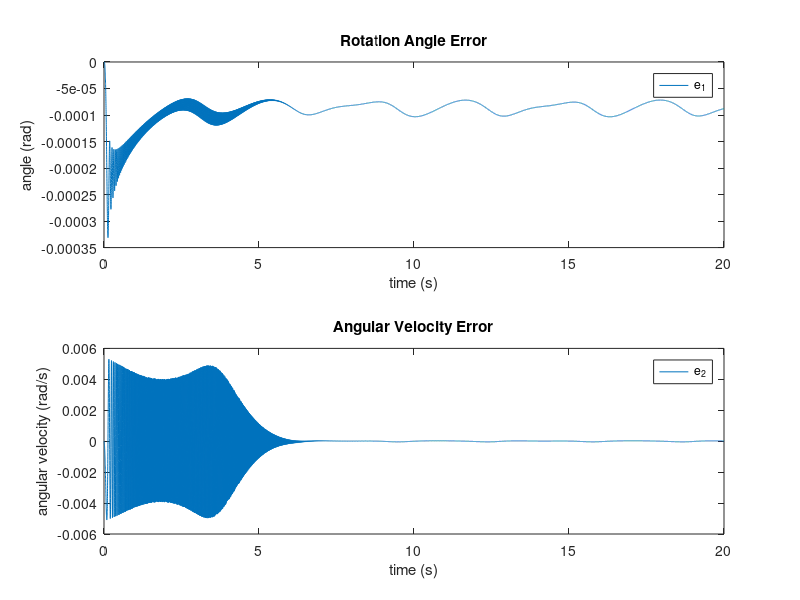

MATLAB code to generate this figure:
% =========================================================================
% We use adaptive control in order to create an adaptive controller to make
% the system to behave like a desired system with desired characteristics
% in the closed loop situation. We have a multi-input multi-output
% nonlinear system in the form x_dot = A*x + B*Lamda*(u + f(x)), f(x) is a
% nonlinear vector function: f(x) = Theta^(T) * Phi(x)
%
% This script is the control simulation for the system that uses the
% following control law: u = - K_hat^(T)*x - L_hat^(T)*r - Theta_hat^(T)*Phi(x)
%
% VARIALBES:
%   - M:  (N*m*s^2)/rad
%   - G:  N*m
%   - C:  (N*m*s)/rad
%   - x1: rad
%   - x2: rad/s
%   - u:  N*m
%
% Formulas used:
%   - x_ref_dot = A_ref*x_ref + B_ref*r(t)
%   - x_dot = A_ref*x + B_ref*r(t) + B*Lamda*(-k_bar.'*x - l_bar*r(t) - theta_bar*sin(x1))
%   - u = - K_hat^(T)*x - L_hat^(T)*r - Theta_hat^(T)*Phi(x)
%   - x_dot = A*x + B*Lamda*(u + f(x))
%   - f(x) = theta_start^T * Phi(x)
%   - k_hat_dot = gamma_1*B.'*P*e*x
%   - l_hat_dot = gamma_2*B.'*P*e*r(t)
%   - theta_hat_dot = gamma_3*B.'*P*e(:,i)*sin(x1)
%   - k_bar = k_hat - k_star
%   - l_bar = l_hat - l_star
%   - theta_bar = theta_hat - theta_star
%   - e = x - x_ref
%
% =========================================================================

%% Reference Model

clear;
close all
% Simulation parameters
timestep = 0.001;
simulation_duration = 20;           % Total duration of simulation
N = simulation_duration / timestep; % Number of steps
t = linspace(0, simulation_duration, N);

% Reference Model parameters 
A_ref = [0 1; -1 -1.4];
B_ref = [0; 1];
x_ref(:,1) = [0 0]; 

% System's input
ad = 2;
wd = 1;
r = @(t) ad * sin(wd*t);

% Calculate the x_ref_dot and then use this value to calculate x_ref
for i = 1:(length(t) - 1)
    x_ref_dot = A_ref * x_ref(:,i) + B_ref * r(t(i+1));
    x_ref(:,i+1) = x_ref(:,i) + x_ref_dot * timestep;
end

%% Real System

% Real System parameters
M = 1;
G = 10;
C = 1;
x(:,1) = [0 0];
A = [0 1;
     0 -C/M];
B = [0; 1];
Lamda = 1/M;
theta_star = -G;
k_star = [M; 1.4*M-C];
l_star = -M;
phi_sin = @(t) sin(t);
phi_function = @(t) theta_star*phi_sin(t);
u = 0;

% Initialize estimations
k_hat = [0; 0];
l_hat = 0;
theta_hat = 0;

% Initialize equations' parameters. Changable parameters that impact the
% simulation.
gamma_1 = 1000;
gamma_2 = 1000;
gamma_3 = 1000;
Q = [50 0;
     0 50];
P = lyap(A_ref', Q);

% Initialize bar values
k_bar(:,1) = k_hat(:,1) - k_star;
l_bar = l_hat - l_star;
theta_bar = theta_hat - theta_star;

% Use the initialized parameters to find the second value of x and error
e(:,1) = x(:,1) - x_ref(:,1);
% x_dot = A_ref*x(:,1) + B_ref*r(t(1)) + B*Lamda*(-k_bar(:,1).'*x(:,1) - l_bar*r(t(1)) - theta_bar*phi_sin(x(1,1))); 
u = - k_hat(:,1).'*x(:,1) - l_hat(1)*r(t(1)) - theta_hat(1)*phi_sin(x(1,1));
x_dot = A*x(:,1) + B*Lamda*u;
x(:,2) = x(:,1) + x_dot * timestep;
e(:,2) = x(:,2) - x_ref(:,2);

% Implement the formulas for the simulation
for i = 2:(length(t) - 1)
    k_hat_dot = gamma_1 * B.' * P * e(:,i) * x(:,i);
    k_hat(:,i) = k_hat(:,i-1) + k_hat_dot * timestep;

    l_hat_dot = gamma_2 * B.' * P * e(:,i) * r(t(i));
    l_hat(i) = l_hat(i-1) + l_hat_dot * timestep;
    
    theta_hat_dot = gamma_3 * B.' * P * e(:,i) * phi_sin(x(1,i));
    theta_hat(i) = theta_hat(i-1) + theta_hat_dot * timestep;

    % k_bar(:,i) = k_hat(:,i) - k_star;
    % l_bar(i) = l_hat(i) - l_star;
    % theta_bar(i) = theta_hat(i) - theta_star;

    u = - k_hat(:,i).'*x(:,i) - l_hat(i)*r(t(i)) - theta_hat(i)*phi_sin(x(1,i));
     
    % x_dot = A_ref*x(:,i) + B_ref*r(t(i)) + B*Lamda*(-k_bar(:,i).'*x(:,i) - l_bar(i)*r(t(i)) - theta_bar(i)*phi_sin(x(1,i))); 
    x_dot = A*x(:,i) + B*Lamda*(u + phi_function(x(1,i)));
    x(:,i+1) = x(:,i) + x_dot * timestep;
    e(:,i+1) = x(:,i+1) - x_ref(:,i+1);
end

%% Plotting section

% Plot angle's errors 
figure();
subplot(2, 1, 1); % This creates a subplot grid of 2 rows and 1 column, and selects the 1st subplot
plot(t, e(1,:));
title('Rotation Angle Error');
ylabel('angle (rad)'); 
xlabel('time (s)');
legend('e_1');

% Plot angular velocity's errors 
subplot(2, 1, 2); % This selects the 2nd subplot in the grid
plot(t, e(2,:));
title('Angular Velocity Error');
ylabel('angular velocity (rad/s)');
xlabel('time (s)');
legend('e_2');

% % Plot rotation angle of reference model and real system in the same plot
% figure()
% plot(t, x_ref(1,:), t, x(1,:));
% title('Rotation Angle, Real-Reference');
% ylabel('angle (rad)');
% xlabel('time (s)');
% legend('x1\_ref', 'x1');
% 
% % Plot rotation angle of reference model and real system in the same plot
% figure()
% plot(t, x_ref(2,:), t, x(2,:));
% title('Angular Velocity, Real-Reference');
% ylabel('angular velocity (rad/s)');
% xlabel('time (s)');
% legend('x2\_ref', 'x2');

